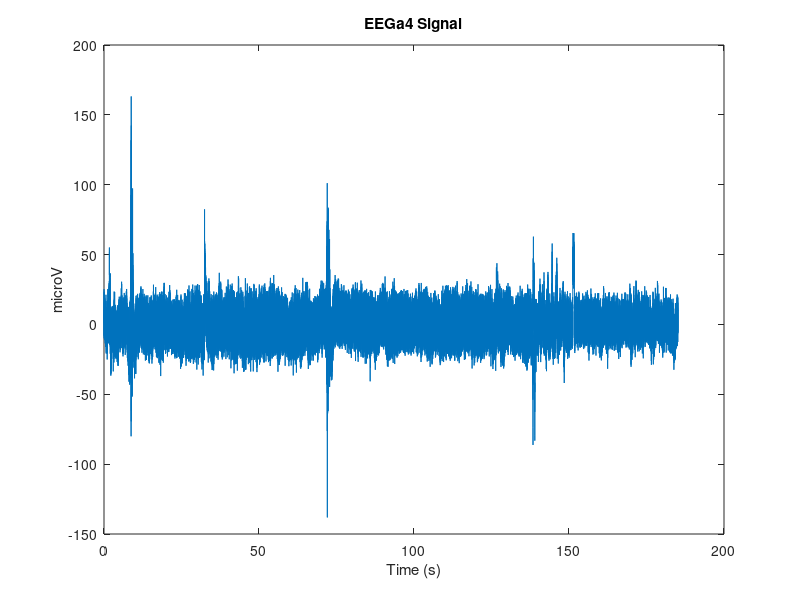

The MATLAB script that drew this image: (Note: this script raises an error after producing the figure.)
% Load the EEG data
eeg_data = load('Assignment 4 EEG Data.mat');

EEG_Fs = eeg_data.EEG_Fs;
EEGa4 = eeg_data.EEGa4;

t_eeg = (0:length(EEGa4)-1) / EEG_Fs;
figure;
plot(t_eeg, EEGa4);
title('EEGa4 Signal');
xlabel('Time (s)');
ylabel('microV');

[Mx_EEGa4, phx_EEGa4, f_EEGa4] = fourier_dt(EEGa4, EEG_Fs, 'full');

figure;
plot(f_EEGa4, Mx_EEGa4);
title('Magnitude Spectrum of EEGa4 Signal');
xlabel('Frequency (Hz)');
ylabel('Magnitude');
